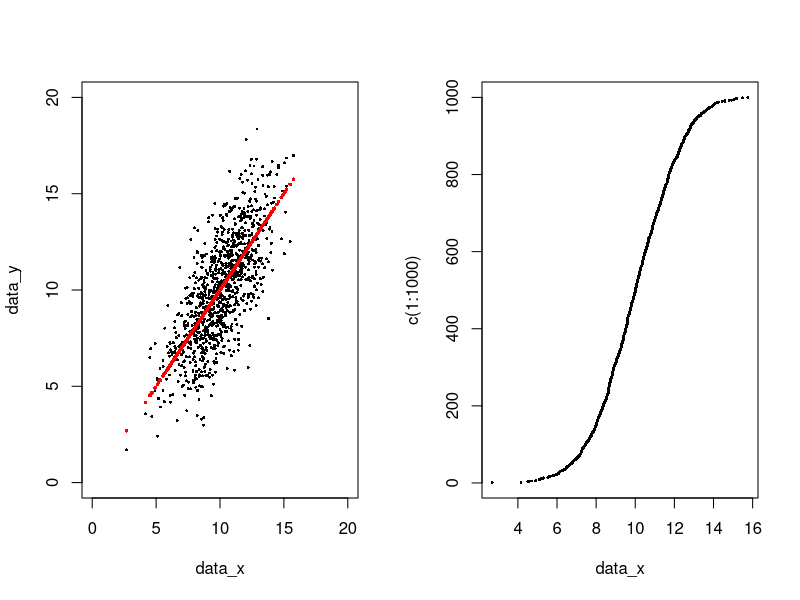

Recreate this plot in R.
### file that used to test my GitHub account
###	2018.02.24

# generate artificial data for galaxy plot
data_x <- sort(c(rnorm(n = 1000, mean = 10, sd = 2)))
data_y <- sapply(data_x, function(x){x+rnorm(1, mean=0, sd=2)})

# two plots on one page
par(mfrow=c(1,2))

# plot 1
plot(data_x, data_y, pch=16, cex=0.4, ylim=c(0,20), xlim=c(0,20))
points(data_x, data_x, pch=16, cex=0.5, col="red")

#plot 2
plot(data_x, c(1:1000), pch=16, cex=0.4)

# enjoy
